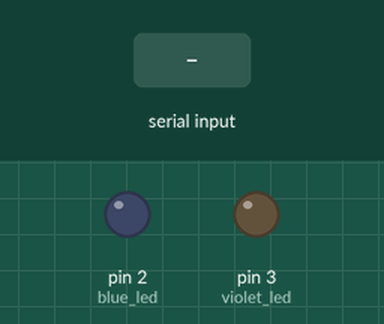
Bench run of a sketch on a simulated Arduino Uno, built with avr-gcc and run on an emulated ATmega328P. Parts: output pins drawn as LEDs (lit = HIGH). The inputs (shaded band) are chosen by the test bench. Pins used as bus, display or sensor lines are not drawn; what the sketch prints to the serial monitor is not drawn.

Above: at 1.2 s.
1.3 s: "3\n" received over Serial
At 2.1 s:
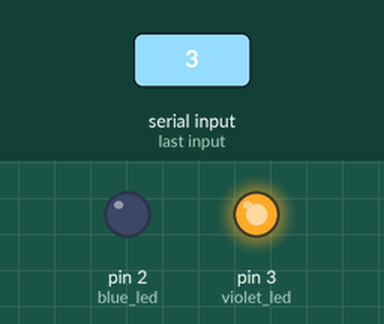
3.8 s: "4\n" received over Serial
Timing chart, 0 to 6.8 s (numbered marks = the images above; inputs shaded):
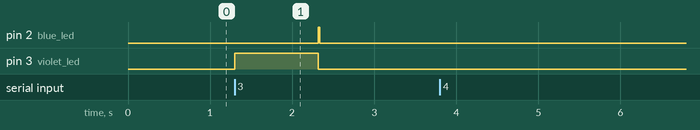

Measured:
- after the input at 1.3 s, pin 2 (blue_led): LOW → HIGH after 1.0 s, → LOW 0.02 s later; pin 3 (violet_led): LOW → HIGH at once, → LOW 1.0 s later
- after the input at 3.8 s, every drawn part: stays the same

The sketch:

Strobe_LEDs_Widefield.ino
```cpp
//Pin 2 - Blue LED
//Pin 3 - Violet LED
//Pin 5 - Camera Trigger

//LED State 1 - Blue LED On
//LED State 2 - LEDs Off, Last LED On Was Blue
//LED State 3 - Violet LED On
//LED State 4 - LEDs Off, Last LED Was Violet

//Recording State 1 - Not Recording, Not Sent Trigger
//Recording State 2 - Not Recording, Sending Trigger
//Recording State 3 - Recording, Trigger Sent
//Recording State 4 - Finished Recording, no more trigger will be sent

int recording_state = 1;
int blue_led        = 2;
int violet_led      = 3;
int camera_trigger  = 4;


void setup() {
Serial.begin(9600);
pinMode(blue_led,       OUTPUT);
pinMode(violet_led,     OUTPUT);
pinMode(camera_trigger, OUTPUT);

digitalWrite(blue_led,       LOW);
digitalWrite(violet_led,     LOW);
digitalWrite(camera_trigger, LOW);
}


void loop() {

  if (Serial.available() > 0) {recording_state = Serial.parseInt();}

  if (recording_state == 1){
      digitalWrite(camera_trigger, LOW);
      digitalWrite(blue_led,       LOW);
      digitalWrite(violet_led,     LOW);
  }

  if (recording_state == 2){
      digitalWrite(camera_trigger, LOW);
      digitalWrite(blue_led,       LOW);
      digitalWrite(violet_led,     LOW);
      delay(3000);
      recording_state = 3;
  }


  if (recording_state == 3){

  //Strobe LED 1
  digitalWrite(violet_led, HIGH);
  delay(1);
  digitalWrite(camera_trigger, HIGH);
  delay(2);
  digitalWrite(camera_trigger, LOW);
  delay(13);
  if (Serial.available() > 0) {recording_state = Serial.parseInt();}
  digitalWrite(violet_led, LOW);
  delay(2);

  //Strobe LED 2
  digitalWrite(blue_led, HIGH);
  delay(1);
  digitalWrite(camera_trigger, HIGH);
  delay(2);
  digitalWrite(camera_trigger, LOW);
  delay(13);
  if (Serial.available() > 0) {recording_state = Serial.parseInt();}
  digitalWrite(blue_led, LOW);
  delay(2);

  }

 if (recording_state == 4){

  digitalWrite(blue_led,       LOW);
  digitalWrite(violet_led,     LOW);
  digitalWrite(camera_trigger, LOW);

  Serial.print("Thats the last frame captin!");
  Serial.print("\n");
  delay(1000);
  recording_state = 0;
 }
}
```
